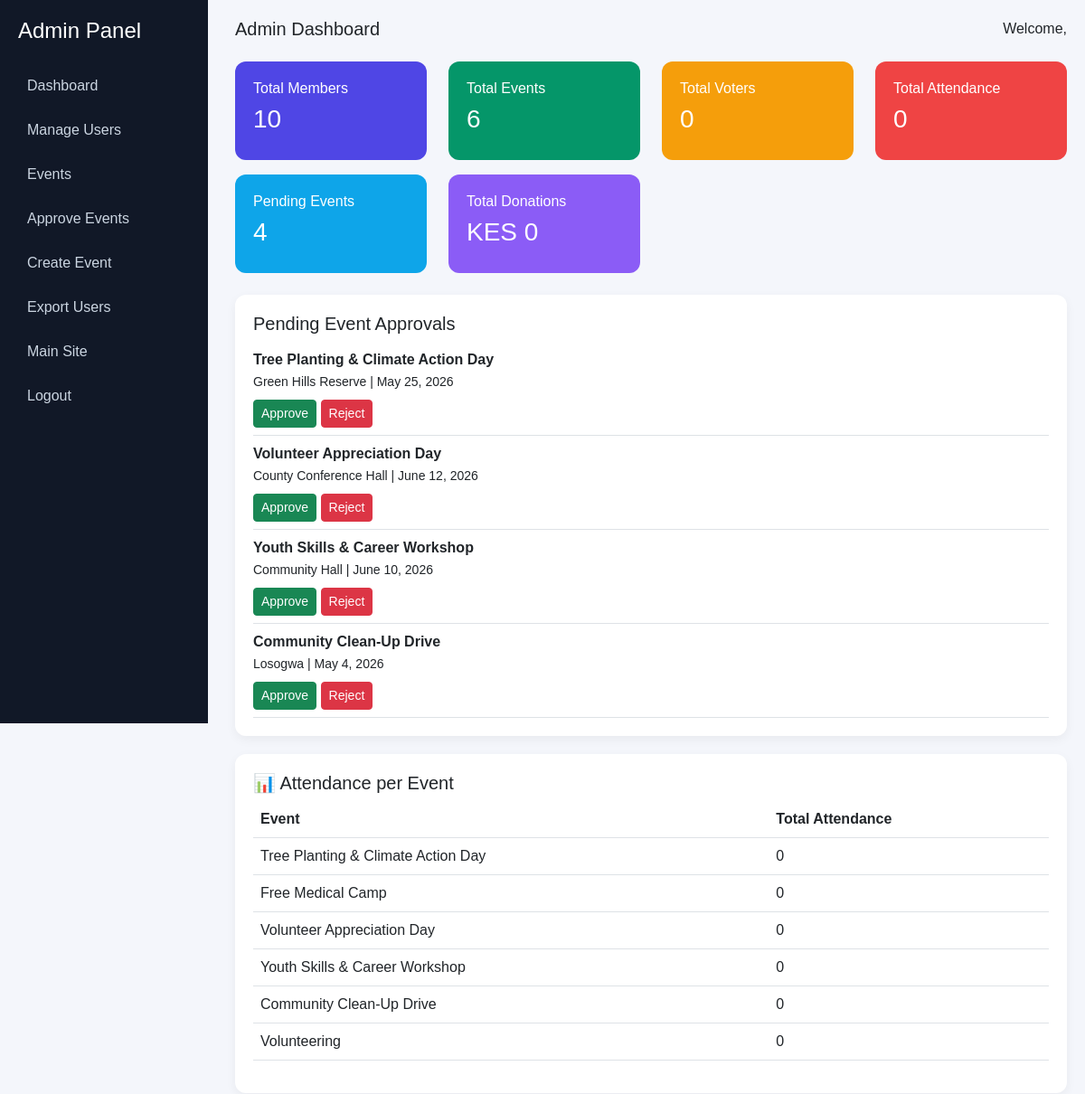
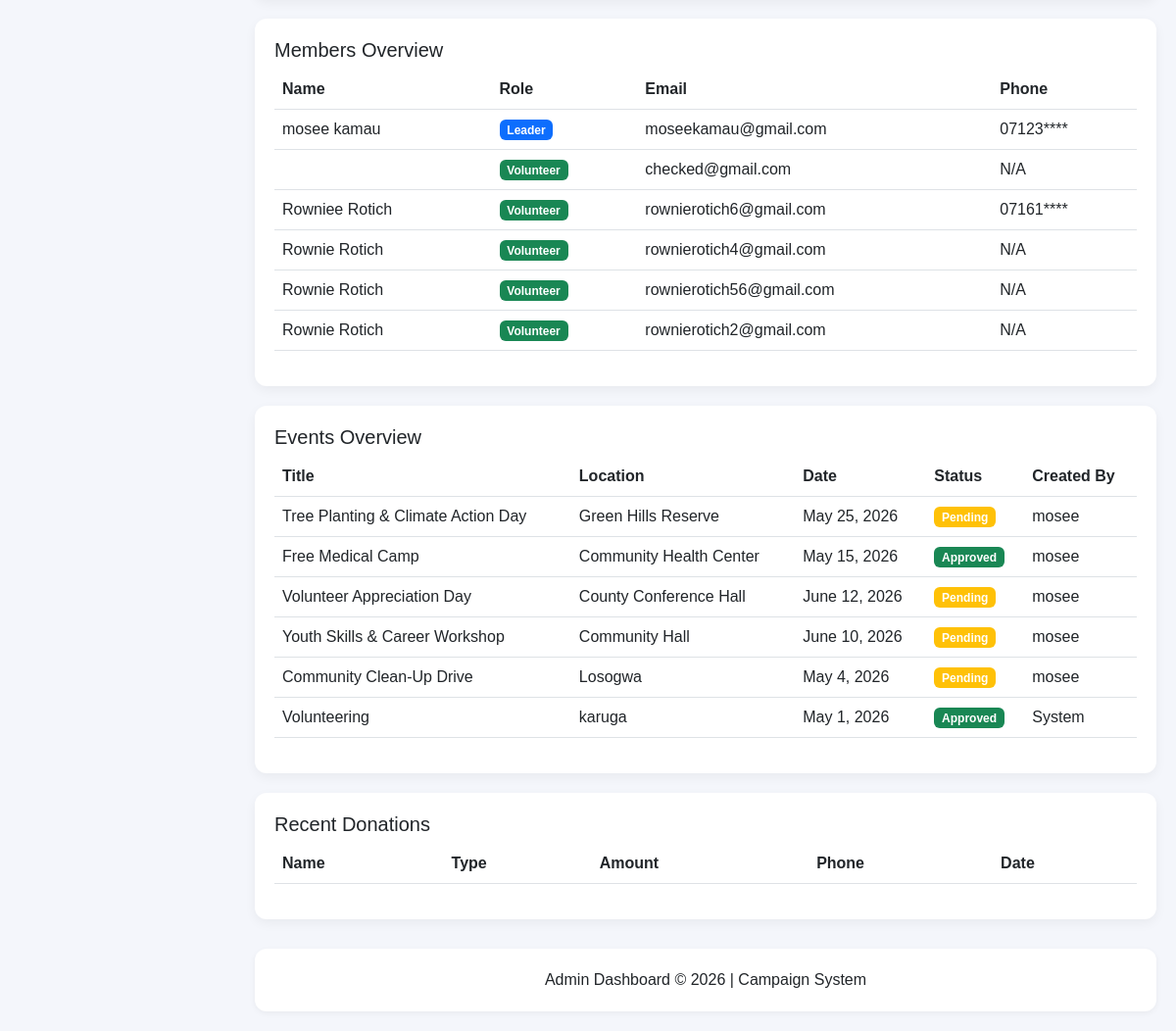
/accounts/admin-dashboard/ (signed in), run on an earlier commit of the app's database (2 pictures, top to bottom).
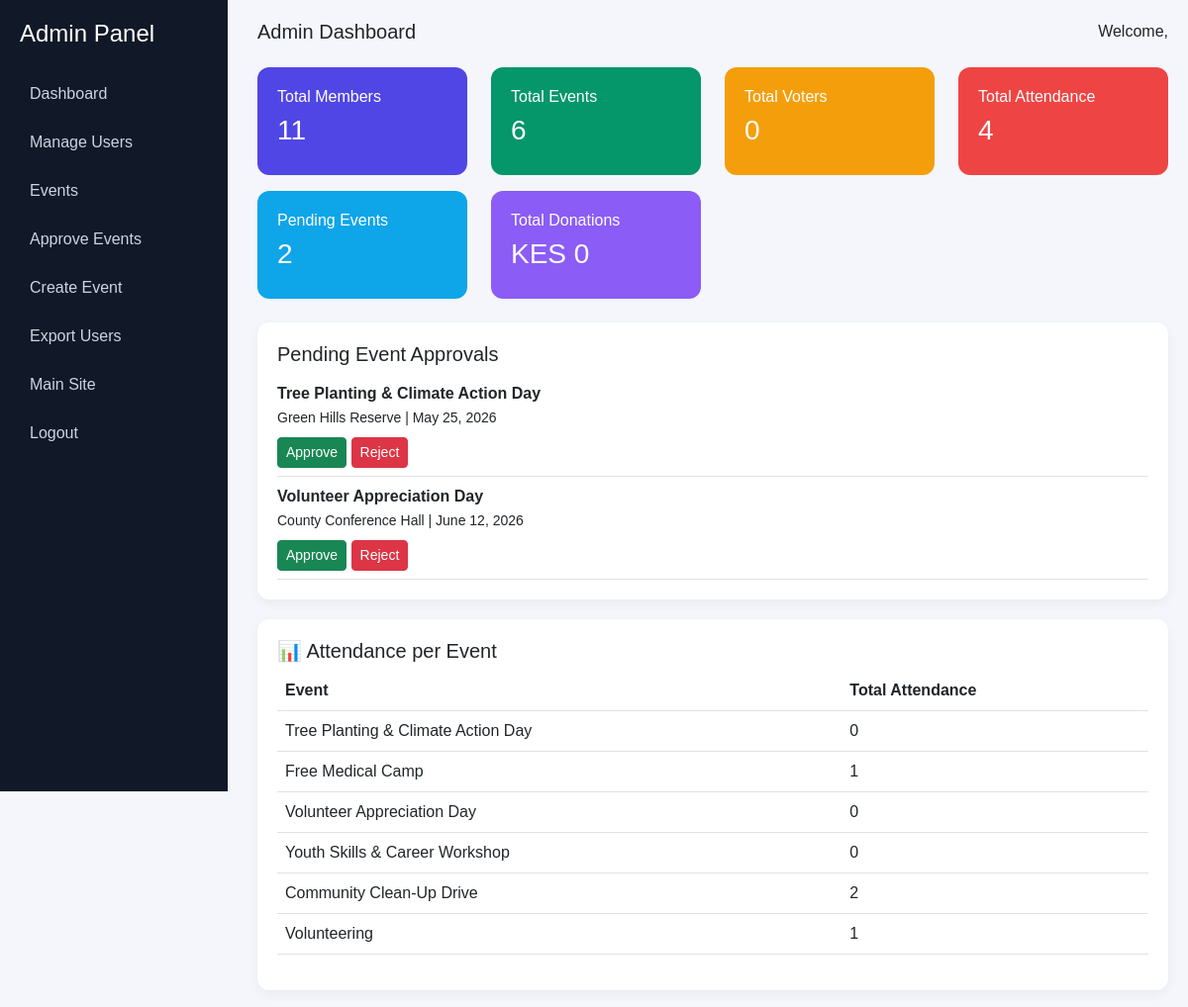
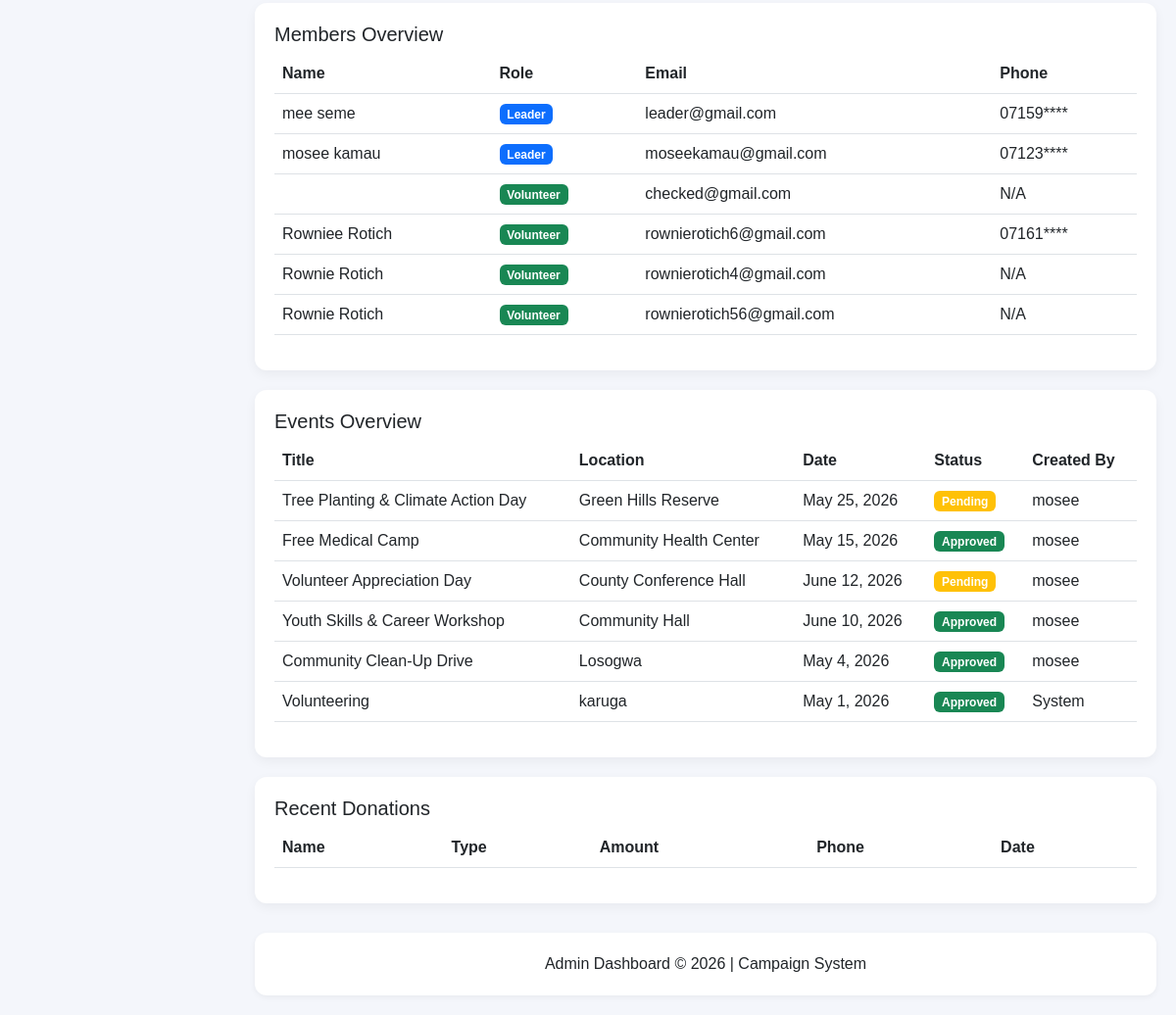
And on a later commit of the database (2 pictures, top to bottom).
### accounts/models.py (models this page shows, shortened)
class Event(models.Model):
    APPROVAL_STATUS = (
        ('pending', 'Pending'),
        ('approved', 'Approved'),
        ('rejected', 'Rejected'),
    )
    title = models.CharField(max_length=200)
    description = models.TextField()
    location = models.CharField(max_length=200)
    date = models.DateField()
    image = models.ImageField(upload_to='events/', blank=True, null=True)
    approval_status = models.CharField(
        max_length=20,
        choices=APPROVAL_STATUS,
        default='pending'
    )
    created_by = models.ForeignKey(
    settings.AUTH_USER_MODEL,
    on_delete=models.CASCADE,
    related_name="created_events",
    null=True,
    blank=True
)
    attendees = models.ManyToManyField(
        settings.AUTH_USER_MODEL,
        blank=True,
        related_name="joined_events"
    )
    created_at = models.DateTimeField(auto_now_add=True)

class User(AbstractUser):
    ROLE_CHOICES = (
        ('volunteer', 'Volunteer'),
        ('leader', 'Leader'),
    )
    PROFESSION_CHOICES = (
        ('farmer', 'Farmer'),
        ('teacher', 'Teacher'),
        ('business', 'Business'),
        ('student', 'Student'),
        ('other', 'Other'),
    )
    role = models.CharField(max_length=20, choices=ROLE_CHOICES, default='volunteer')
    phone = models.CharField(max_length=20, blank=True, null=True)
    county = models.ForeignKey(County, on_delete=models.SET_NULL, null=True, blank=True)
    constituency = models.ForeignKey(Constituency, on_delete=models.SET_NULL, null=True, blank=True)
    ward = models.ForeignKey(Ward, on_delete=models.SET_NULL, null=True, blank=True)
    polling_station = models.ForeignKey(PollingStation, on_delete=models.SET_NULL, null=True, blank=True)
    profession = models.CharField(max_length=20, choices=PROFESSION_CHOICES, blank=True, null=True)
    other_profession = models.CharField(max_length=255, blank=True, null=True)
    VOLUNTEER_ROLE_CHOICES = [
        ("mobilizer", "Mobilizer"),
        ("ward_coordinator", "Ward Coordinator"),
        ("polling_agent", "Polling Agent"),
        ("data_collector", "Data Collector"),
        ("observer", "Observer"),
    ]
    volunteer_role = models.CharField(
        max_length=50,
        choices=VOLUNTEER_ROLE_CHOICES,
        blank=True,
        null=True
    )
    VOLUNTEER_STATUS = [
        ("active", "Active"),
        ("inactive", "Inactive"),
        ("suspended", "Suspended"),
    ]
    volunteer_status = models.CharField(
        max_length=20,
        choices=VOLUNTEER_STATUS,
        default="active"
    )
    activity_score = models.IntegerField(default=0)
    events_attended = models.IntegerField(default=0)

### accounts/views.py (the view)
# urls.py: path('admin-dashboard/', views.admin_dashboard, name='admin_dashboard'),
@login_required
def admin_dashboard(request):
    if not request.user.is_superuser:
        return redirect("home")
    events = Event.objects.all().order_by('-id')
    members = User.objects.all().order_by('-id')
    donations = Donation.objects.all().order_by("-created_at")
    voters = Voter.objects.all()
    attendance = Attendance.objects.all()
    total_events = events.count()
    total_members = members.count()
    total_voters = voters.count()
    total_attendance = attendance.count()
    total_leaders = members.filter(role="leader").count()
    total_volunteers = members.filter(role="volunteer").count()
    pending_events_count = events.filter(approval_status="pending").count()
    approved_events_count = events.filter(approval_status="approved").count()
    total_donations = donations.aggregate(Sum("amount"))["amount__sum"] or 0
    return render(request, "admin_dashboard.html", {
        "events": events,
        "members": members,
        "donations": donations,
        "total_voters": total_voters,
        "total_attendance": total_attendance,
        "total_events": total_events,
        "total_members": total_members,
        "total_leaders": total_leaders,
        "total_volunteers": total_volunteers,
        "pending_events": pending_events_count,
        "approved_events": approved_events_count,
        "total_donations": total_donations,
    })

### templates/admin_dashboard.html (shortened to what the changed rows need)
<!DOCTYPE html>
<html>
<head>
    <link href="https://cdn.jsdelivr.net/npm/bootstrap@5.3.0/dist/css/bootstrap.min.css" rel="stylesheet">
</head>
<body>
<div class="main">
    <div class="row mb-4">
        <div class="col-md-3">
            <div class="stat-card bg1">
                <h6>Total Members</h6>
                <h3>{{ total_members }}</h3>
            </div>
        </div>
        <div class="col-md-3">
            <div class="stat-card bg4">
                <h6>Total Attendance</h6>
                <h3>{{ total_attendance }}</h3>
            </div>
        </div>
        <div class="col-md-3 mt-3">
            <div class="stat-card bg5">
                <h6>Pending Events</h6>
                <h3>{{ pending_events }}</h3>
            </div>
        </div>
    </div>
    <div class="card-box">
        {% for event in events %}
            {% if event.approval_status == "pending" %}
            <div class="border-bottom py-2">
                <strong>{{ event.title }}</strong><br>
                <small>{{ event.location }} | {{ event.date }}</small>
                <div class="mt-2">
                    <a href="{% url 'approve_event' event.id %}" class="btn btn-sm btn-success">Approve</a>
                    <a href="{% url 'reject_event' event.id %}" class="btn btn-sm btn-danger">Reject</a>
                </div>
            </div>
            {% endif %}
        {% empty %}
            <p>No pending events</p>
        {% endfor %}
    </div>
    <div class="card-box">
        <table class="table table-hover">
            <thead>
                <tr>
                    <th>Event</th>
                    <th>Total Attendance</th>
                </tr>
            </thead>
            <tbody>
            {% for event in events %}
            <tr>
                <td>{{ event.title }}</td>
                <td>{{ event.attendance_set.count }}</td>
            </tr>
            {% endfor %}
            </tbody>
        </table>
    </div>
    <div class="card-box">
        <table class="table table-hover">
            <thead>
                <tr>
                    <th>Name</th>
                    <th>Role</th>
                    <th>Email</th>
                    <th>Phone</th>
                </tr>
            </thead>
            <tbody>
            {% for user in members|slice:":6" %}
            <tr>
                <td>{{ user.first_name }} {{ user.last_name }}</td>
                <td>
                    {% if user.role == "leader" %}
                        <span class="badge bg-primary">Leader</span>
                    {% elif user.role == "volunteer" %}
                        <span class="badge bg-success">Volunteer</span>
                    {% else %}
                        <span class="badge bg-danger">Admin</span>
                    {% endif %}
                </td>
                <td>{{ user.email }}</td>
                <td>
                    {% if user.phone %}
                        {{ user.phone|slice:":5" }}****
                    {% else %}
                        N/A
                    {% endif %}
                </td>
            </tr>
            {% endfor %}
            </tbody>
        </table>
    </div>
    <div class="card-box">
        <table class="table table-hover">
            <thead>
                <tr>
                    <th>Title</th>
                    <th>Location</th>
                    <th>Date</th>
                    <th>Status</th>
                    <th>Created By</th>
                </tr>
            </thead>
            <tbody>
            {% for event in events|slice:":6" %}
            <tr>
                <td>{{ event.title }}</td>
                <td>{{ event.location }}</td>
                <td>{{ event.date }}</td>
                <td>
                    {% if event.approval_status == "pending" %}
                        <span class="badge bg-warning">Pending</span>
                    {% elif event.approval_status == "approved" %}
                        <span class="badge bg-success">Approved</span>
                    {% else %}
                        <span class="badge bg-danger">Rejected</span>
                    {% endif %}
                </td>
                <td>{{ event.created_by.first_name|default:"System" }}</td>
            </tr>
            {% endfor %}
            </tbody>
        </table>
    </div>
    <div class="card-box">
        <table class="table table-hover">
            <thead>
                <tr>
                    <th>Name</th>
                    <th>Type</th>
                    <th>Amount</th>
                    <th>Phone</th>
                    <th>Date</th>
                </tr>
            </thead>
        </table>
    </div>
</div>
</body>
</html>

What changed in the data, as far as the page shows it:
no longer on one of the page's lists (row edited): Event: title "Youth Skills & Career Workshop", location "Community Hall", date "June 10, 2026"
no longer on one of the page's lists (row edited): Event: title "Community Clean-Up Drive", location "Losogwa", date "May 4, 2026"
no longer on this page (row unchanged): User: first_name "Rownie", last_name "Rotich", role "Volunteer", email "rownierotich2@gmail.com", shows "N/A"
computed for Event "Free Medical Camp": attendance_set.count "0" → "1"
changed Event "Youth Skills & Career Workshop": approval_status "Pending" → "Approved"
changed Event "Community Clean-Up Drive": attendance_set.count "0" → "2"; approval_status "Pending" → "Approved"
computed for Event "Volunteering": attendance_set.count "0" → "1"
added User: first_name "mee", last_name "seme", role "Leader", email "leader@gmail.com", phone "07159"
Also different on the page:
{{ total_members }}: "10" → "11"
{{ total_attendance }}: "0" → "4"
{{ pending_events }}: "4" → "2"
